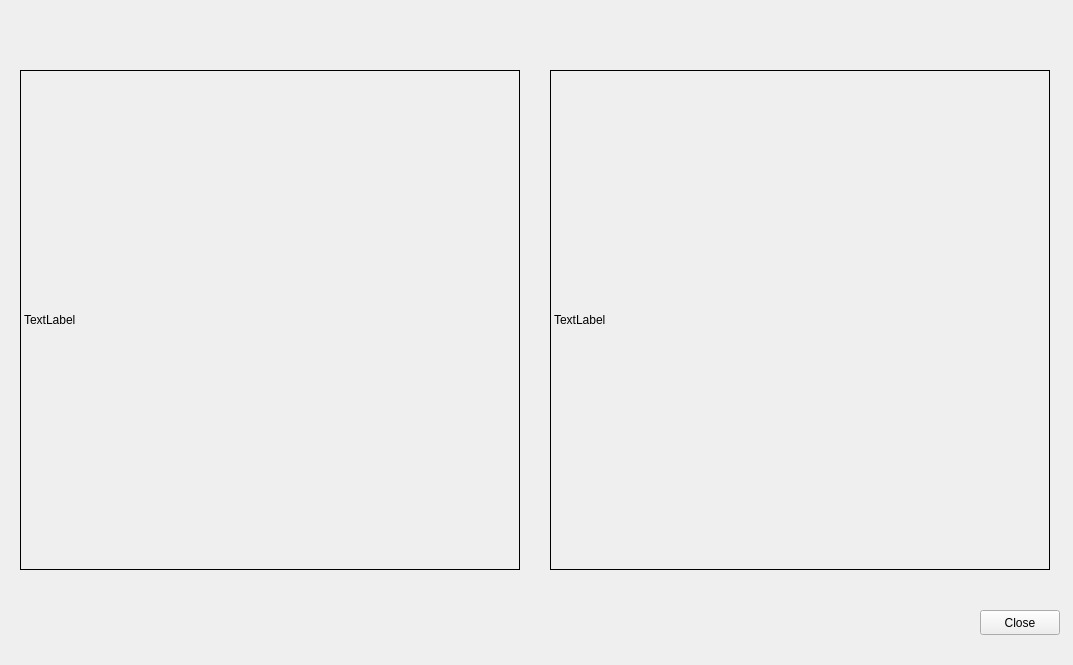
<?xml version="1.0" encoding="UTF-8"?>
<ui version="4.0">
 <class>previewWindow</class>
 <widget class="QWidget" name="previewWindow">
  <property name="geometry">
   <rect>
    <x>0</x>
    <y>0</y>
    <width>1073</width>
    <height>665</height>
   </rect>
  </property>
  <property name="windowTitle">
   <string>Form</string>
  </property>
  <widget class="QLabel" name="pWindow1">
   <property name="geometry">
    <rect>
     <x>20</x>
     <y>70</y>
     <width>500</width>
     <height>500</height>
    </rect>
   </property>
   <property name="frameShape">
    <enum>QFrame::Box</enum>
   </property>
   <property name="text">
    <string>TextLabel</string>
   </property>
  </widget>
  <widget class="QLabel" name="pWindow2">
   <property name="geometry">
    <rect>
     <x>550</x>
     <y>70</y>
     <width>500</width>
     <height>500</height>
    </rect>
   </property>
   <property name="frameShape">
    <enum>QFrame::Box</enum>
   </property>
   <property name="text">
    <string>TextLabel</string>
   </property>
  </widget>
  <widget class="QPushButton" name="pButton_close">
   <property name="geometry">
    <rect>
     <x>980</x>
     <y>610</y>
     <width>80</width>
     <height>25</height>
    </rect>
   </property>
   <property name="text">
    <string>Close</string>
   </property>
  </widget>
 </widget>
 <resources/>
 <connections/>
</ui>
